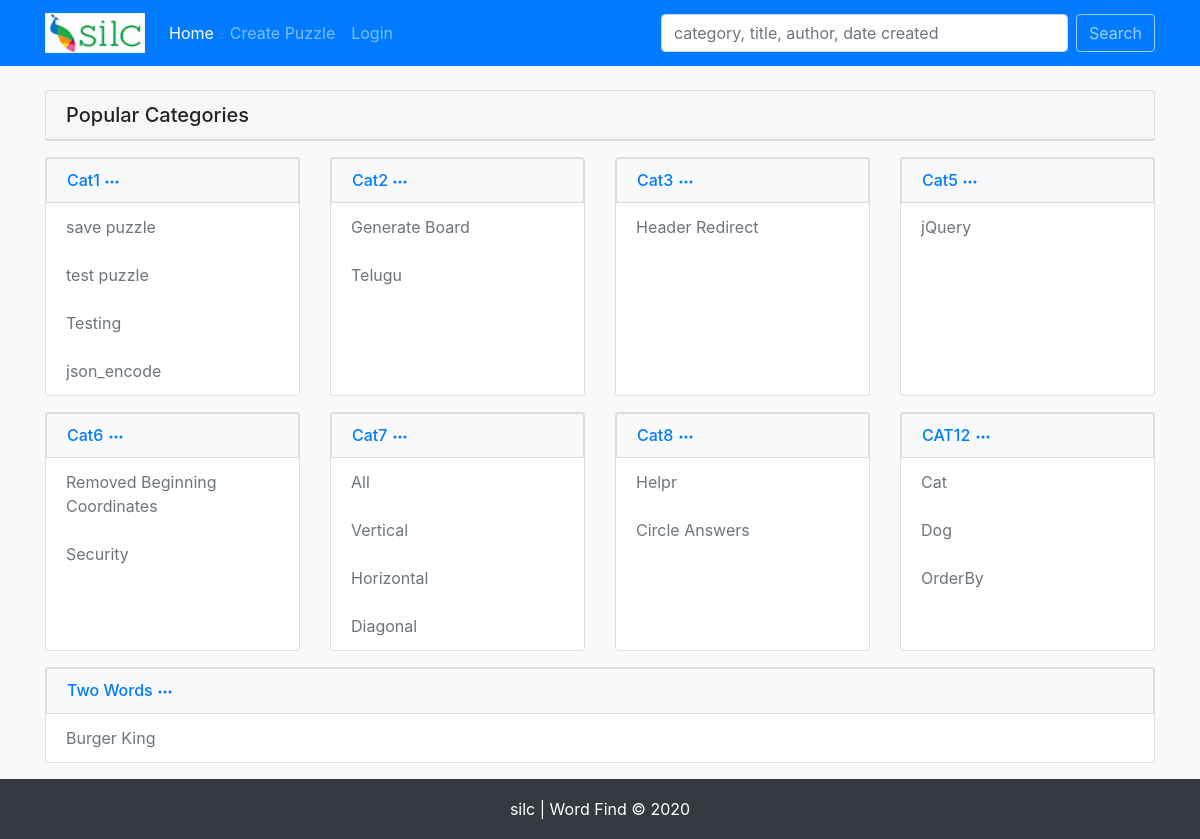
Before: / with the older database file.
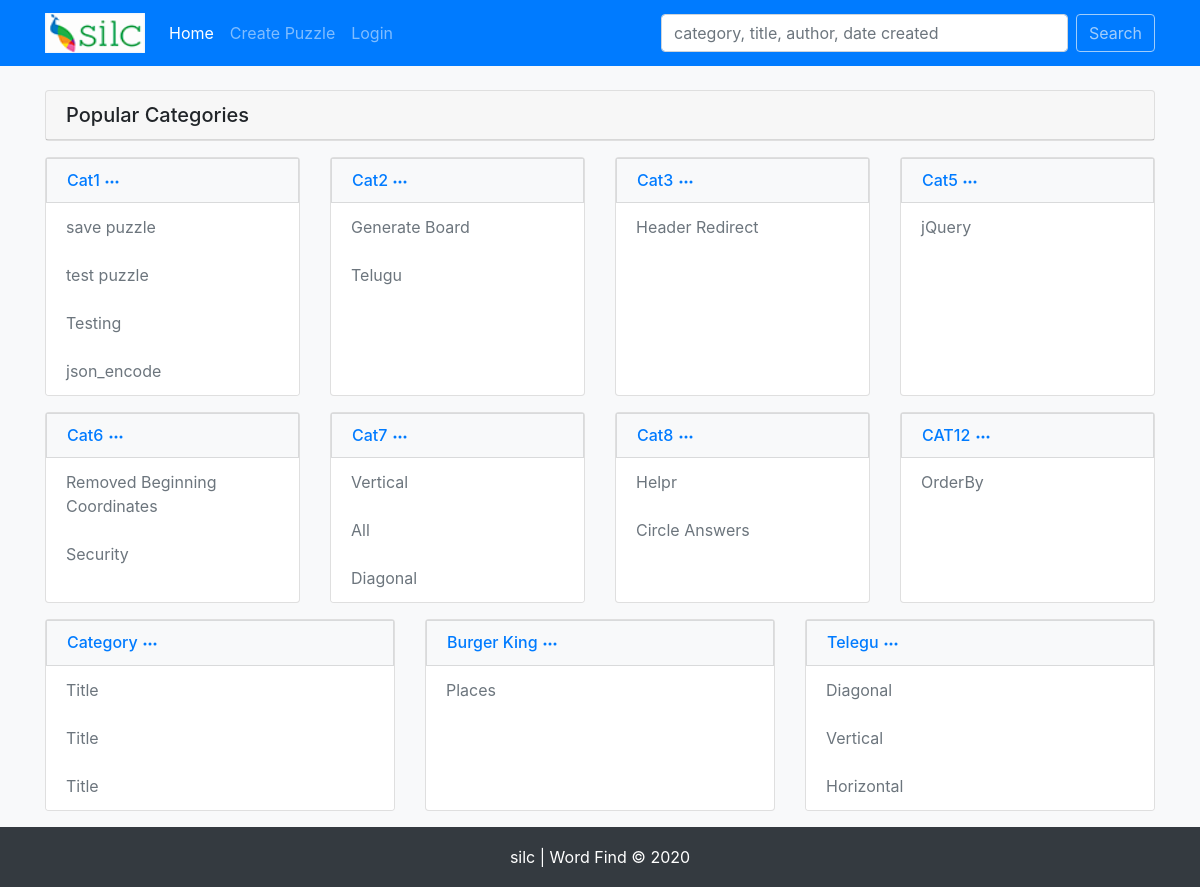
After: the same page with the newer database file.
### tables this page shows
CREATE TABLE `categories` (
  `cat_id` int(11) NOT NULL,
  `cat_name` varchar(255) NOT NULL
);

### helpers/functions.php (called while the page is built, shortened)
<?php
    function getCategoriesWithTopNResults($pdo){
        $sql = "SELECT cat_name, categories.cat_id,
                SUBSTRING_INDEX(GROUP_CONCAT(puzzles.title ORDER BY puzzles.puzzle_id DESC), ',', 5) AS puzzle_names, -- show top 5 results --
                SUBSTRING_INDEX(GROUP_CONCAT(puzzles.puzzle_id ORDER BY puzzles.puzzle_id DESC), ',', 5) AS puzzle_ids -- id top 5 results --
                FROM puzzles
                INNER JOIN categories
                ON categories.cat_id = puzzles.cat_id
                GROUP BY categories.cat_name
                ORDER BY categories.cat_id
        ";
        $stmt = $pdo->prepare($sql);
        $stmt->execute();
        return $stmt->fetchAll();
    }

### index.php (the view)
<?php
    $pageTitle = 'Word Find';
    include 'includes/header.php';
    $categories = getCategoriesWithTopNResults($pdo);
?>
    <div class="card mt-4">
        <h5 class="card-header">Popular Categories</h5>
    </div>
<?php
    $numOfCols = 4;
    $rowCount = 0;
    foreach($categories as $category):
        $data = [
            'cat_name' => $category->cat_name,
            'puzzle' => explode(',', $category->puzzle_names),
            'puzzle_id' => explode(',', $category->puzzle_ids)
        ];
        if($rowCount % $numOfCols == 0):
?>
        <div class="row">
    <?php
        endif;
        $rowCount++;
    ?>
    <div class="col-md mt-3">
        <div class="card h-100">
            <div class="list-group">
                <h6 class="mb-0"><a href="category.php?categoryId=<?php echo $category->cat_id; ?>" class="list-group-item list-group-item-action bg-light text-primary"><?php echo $category->cat_name; ?>
                    <svg width="1em" height="1em" viewBox="0 0 16 16" class="bi bi-three-dots" fill="currentColor" xmlns="http://www.w3.org/2000/svg">
                        <path fill-rule="evenodd" d="M3 9.5a1.5 1.5 0 1 1 0-3 1.5 1.5 0 0 1 0 3zm5 0a1.5 1.5 0 1 1 0-3 1.5 1.5 0 0 1 0 3zm5 0a1.5 1.5 0 1 1 0-3 1.5 1.5 0 0 1 0 3z"/>
                    </svg>
                </a></h6>
            <?php foreach($data['puzzle'] as $index => $puzzle): ?>
                <a href="puzzle.php?puzzleId=<?php echo $data['puzzle_id'][$index]; ?>" class="list-group-item list-group-item-action text-muted border-0"><?php echo $puzzle; ?></a>
            <?php endforeach; ?>
            </div>
        </div>
    </div>
        <?php
            if($rowCount % $numOfCols == 0): ?>
        </div>
<?php
            endif;
        endforeach;
?>
<?php include('includes/footer.php'); ?>

### includes/header.php (shortened to what this page needs)
<?php
    require_once 'db.php';
    require_once 'helpers/functions.php';
?>
<!DOCTYPE html PUBLIC '-//W3C//DTD XHTML 1.0 Transitional//EN''http://www.w3.org/TR/xhtml1/DTD/xhtml1-transitional.dtd'><html xmlns='http://www.w3.org/1999/xhtml' xml:lang='en' lang='en'>
<head>
    <link rel="stylesheet" href="https://stackpath.bootstrapcdn.com/bootstrap/4.5.2/css/bootstrap.min.css">
    <link rel="stylesheet" href="css/style.css">
</head>
<body class="d-flex flex-column">
    <nav class="navbar navbar-expand-lg navbar-dark bg-primary">
        <div class="container">
            <a class="navbar-brand" href="index.php"><img src="images/logo.png"style="width:100px;height:40px;" alt="logo"></a>
            <div class="collapse navbar-collapse justify-content-between" id="navbarNavAltMarkup">
                <div class="navbar-nav">
                    <a href="index.php" class="nav-item nav-link <?php echo ($pageTitle == 'Word Find') ? ' active' : '' ; ?>">Home</a>
                    <a href="create_puzzle.php" class="nav-item nav-link <?php echo ($pageTitle == 'Word Find Puzzle Maker') ? ' active' : '' ; ?>">Create Puzzle</a>
                    <a href="" class="nav-item nav-link" data-toggle="modal" data-target="#loginModal">Login</a>
                </div>
                <form id="search" class="form-inline" action="search.php" method="post">
                    <input class="form-control mr-sm-2" type="search" name="query" placeholder="category, title, author, date created" onfocus="this.placeholder = ''" onblur="this.placeholder = 'category, title, author, date created'" size="33" aria-label="Search" value="<?php echo isset($_POST['query']) ? $_POST['query'] : ''; ?>">
                    <button class="btn btn-outline-light my-2 my-sm-0" type="submit">Search</button>
                </form>
            </div>
        </div>
    </nav>
    <main class="flex-fill pb-3 bg-light">
        <div class="container">

### includes/footer.php (shortened to what this page needs)
        </div>
    </main>
    <footer class="bg-dark">
       <div class="container text-white">
            silc | Word Find &#169; <?php echo date('Y');  ?>
       </div>
    </footer>
</body>
</html>

### css/style.css (style rules this page uses)
footer { height: 60px; line-height: 60px; text-align: center; }

Changed rows visible on the page:
no longer on this page (row unchanged): categories: cat_name "Two Words", puzzle "Burger King"
added categories: cat_name "Category", puzzle "Title"
added categories: cat_name "Burger King", puzzle "Places"
added categories: cat_name "Telegu", puzzle "Diagonal", puzzle "Vertical", puzzle "Horizontal"
Other visible differences:
list line gone: "Horizontal"
list line gone: "Cat"
list line gone: "Dog"
